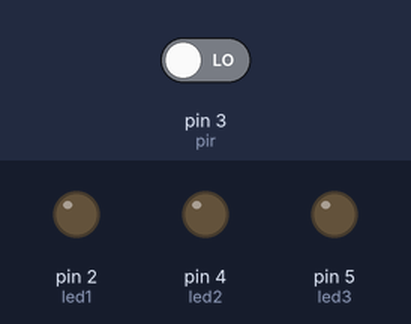
Bench run of a sketch on a simulated Arduino Uno, built with avr-gcc and run on an emulated ATmega328P. Parts: output pins drawn as LEDs (lit = HIGH). The inputs (shaded band) are chosen by the test bench; at power-on: pin 3 (pir) LOW.

Above: at 1.2 s.
1.3 s: pin 3 (pir) driven HIGH
At 2.6 s:
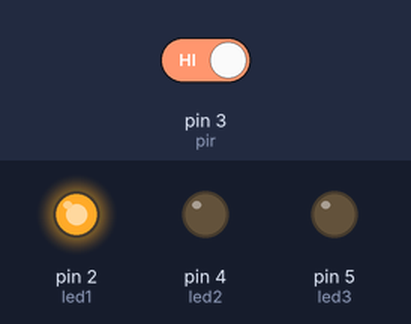
At 4.1 s:
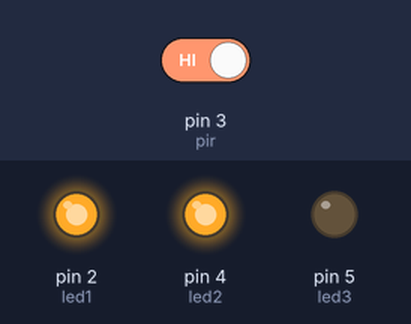
6.8 s: pin 3 (pir) driven LOW
At 8.4 s:
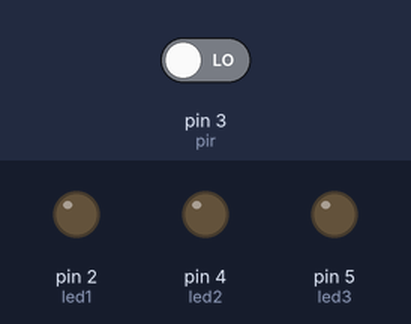
Timing chart, 0 to 9.9 s (numbered marks = the images above; inputs shaded):
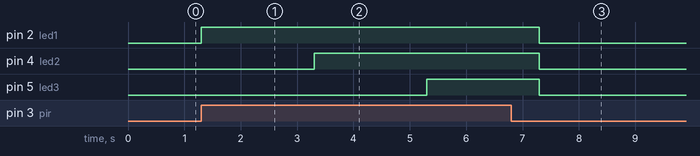

Measured:
- after the input at 1.3 s, pin 2 (led1): LOW → HIGH at once; pin 4 (led2): LOW → HIGH after 2.0 s; pin 5 (led3): LOW → HIGH after 4.0 s
- after the input at 6.8 s, pin 2 (led1), pin 4 (led2), pin 5 (led3): HIGH → LOW after 0.50 s

The sketch:

Sensor_de_presenca_Piroeletrico.ino
```cpp
#define led1 2
#define led2 4
#define led3 5
#define pir 3

void setup() {
pinMode(pir,INPUT);
pinMode(led1,OUTPUT);
pinMode(led2,OUTPUT);
pinMode(led3,OUTPUT);
}

void loop() {
 if(digitalRead (pir)){
  digitalWrite (led1,1);
  delay(2000);
  digitalWrite (led2,1);
  delay(2000);
  digitalWrite (led3,1);
  delay(2000);
 }
 else{
  digitalWrite (led1,0);
  digitalWrite (led2,0);
  digitalWrite (led3,0);
 }
}
```
